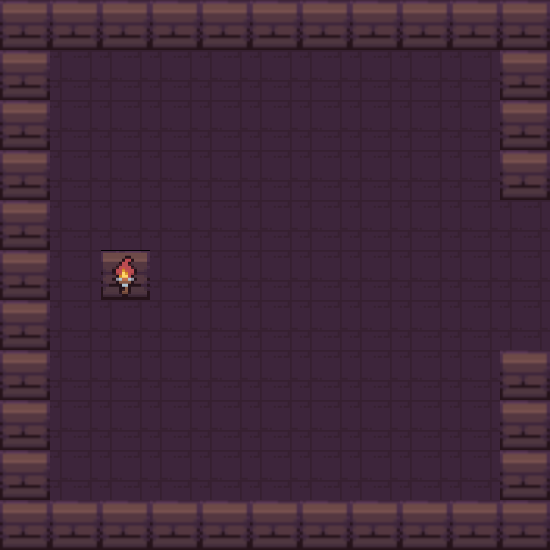

The image is a tile-based game level rendered from a .tmx file. Its description and source (layers, tilesets, objects; grid data summarised) follow:
An orthogonal 11x11 tile map with 50x50 px tiles, 1 tile layer (Tile Layer 1) and 6 objects (jugador).

<map version="1.9" tiledversion="1.9.2" orientation="orthogonal" renderorder="right-down" width="11" height="11" tilewidth="50" tileheight="50" infinite="0" nextlayerid="3" nextobjectid="14">
 <tileset firstgid="1" source="dungeonTileSet.tsx" />
 <layer id="1" name="Tile Layer 1" width="11" height="11">
  <data>[121 cells, 121 non-empty, 3 distinct tile ids]</data>
 </layer>
 <objectgroup id="2" name="objetos">
  <object id="6" name="jugador" x="100.545" y="249.636" width="49.4545" height="50.7273" />
  <object id="8" x="502" y="200.667">
   <polygon points="0,0 -1.33333,-202 44.6667,-202 48.6667,-0.666667" />
  </object>
  <object id="10" x="502" y="498">
   <polygon points="0,0 -0.666667,-150 46,-147.333 47.3333,50.6667 -2,51.3333" />
  </object>
  <object id="11" x="500" y="501.333">
   <polygon points="0,0 -454,-3.33333 -454,44.6667 -2,46.6667" />
  </object>
  <object id="12" x="52" y="497.333">
   <polygon points="0,0 -1.33333,-450.667 -53.3333,-450.667" />
  </object>
  <object id="13" x="502.667" y="50.6667">
   <polygon points="0,0 -500,-6.66667 -502.667,-54.6667 -2.66667,-49.3333" />
  </object>
 </objectgroup>
</map>
